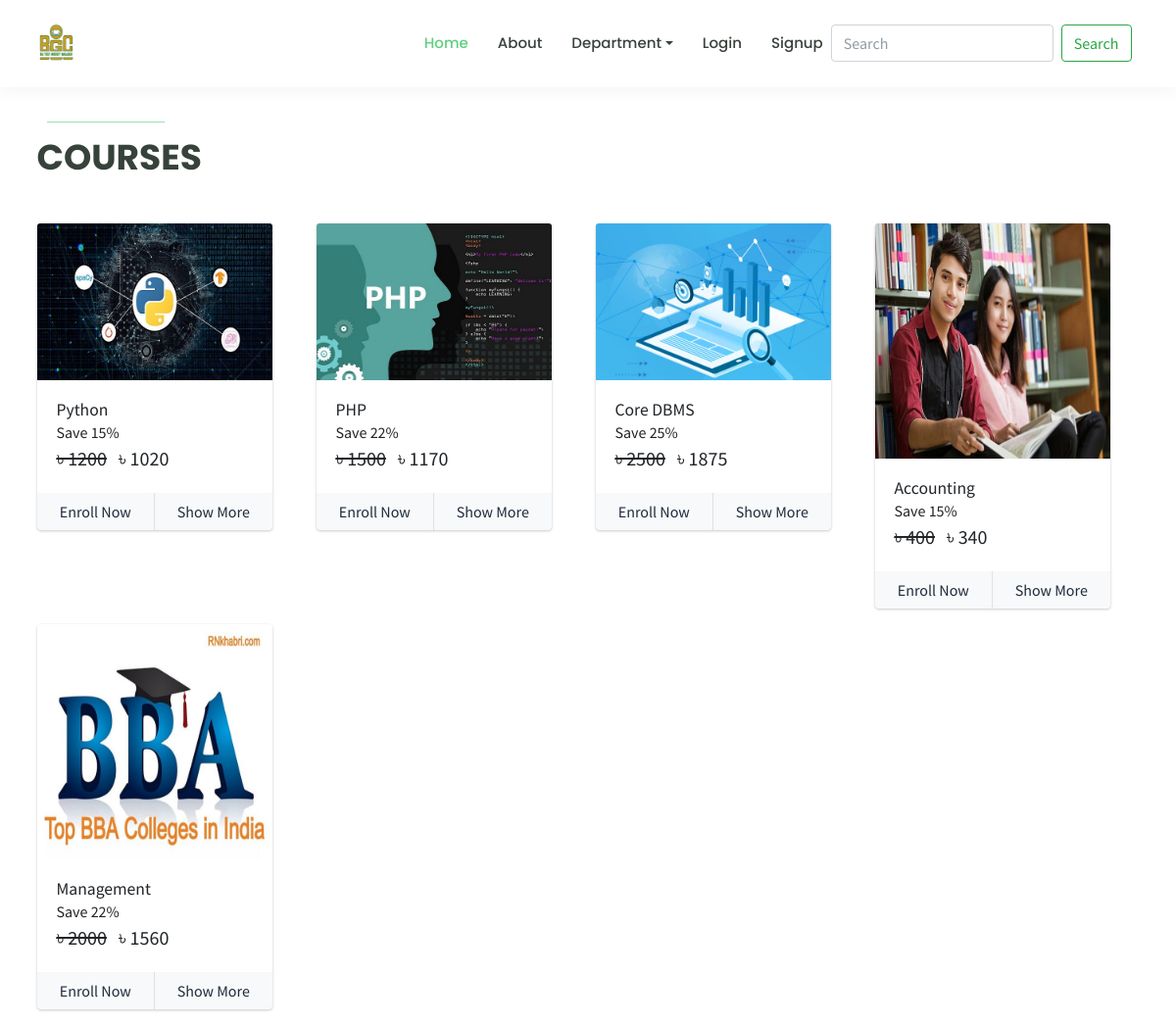
The page /course on the database its author committed.
### courses/models/course.py (models this page shows, shortened)
class Course(models.Model):
    name = models.CharField(max_length = 50 , null = False)
    slug = models.CharField(max_length = 50 , null = False , unique = True)
    category = models.CharField(choices=CATEGORY_CHOICES,max_length=12)
    subCategory = models.CharField(max_length=100)
    description = models.CharField(max_length = 200 , null = True)
    price = models.IntegerField(null=False)
    discount = models.IntegerField(null=False , default = 0)
    active = models.BooleanField(default = False)
    thumbnail = models.ImageField(upload_to = "files/thumbnail")
    date = models.DateTimeField(auto_now_add= True)
    resource = models.FileField(upload_to = "files/resource")
    length = models.IntegerField(null=False)

### courses/views/homepage.py (the view)
# urls.py: path('course',course,name='course'),
def course(request):
    query = Course.objects.all()
    return render(request,'courses/course.html',{'courses':query})

### courses/templatetags/course_custom_tags.py (called while the page is built, shortened)
@register.simple_tag
def cal_sellprice(price , discount):
    if discount is None or discount is 0:
        return price
    sellprice = price
    sellprice = price - ( price * discount * 0.01 )
    return math.floor(sellprice)

@register.filter
def rupee(price):
    return f'৳ {price}'

@register.simple_tag
def is_enrolled(request , course):
    user = None
    if not request.user.is_authenticated:
        return False

### courses/templates/courses/course.html (shortened to what this page needs)
{% extends 'courses/base.html' %}
{% load course_custom_tags %}
{%block content%}
<br><br><br><br><br>
 <div class="container" data-aos="fade-up">
        <div class="section-title">
          <h2></h2>
          <p> Courses</p>
        </div>
        <div class="row">
        {% for course in courses %}
        <div class="col-3">
            <div class="card mr-2" style="width: 15rem;">
                <img class="card-img-top" src="{{course.thumbnail.url}}" alt="Card image cap"'>
                <div class="card-body">
                    <h5 class="card-title">{{course.name}}</h5>
                    <p class="card-text m-0 p-0">
                        Save {{course.discount}}%
                        <br>
                        <span class="price">
                            <del>{{course.price|rupee}}</del>
                            <span>{% cal_sellprice course.price course.discount as value %} {{value|rupee}}</span>
                        </span>
                    </p>
                </div>
                <div class="card-footer p-0">
                    {% is_enrolled request course as enrolled %}
                    <div class="row no-gutters">
                        {% if enrolled %}
                        <div class="col border-right">
                            <a href="/course/{{course.slug}}" class="btn btn-light btn-block">Start Course</a>
                        </div>
                        {% else %}
                        <div class="col border-right">
                            <a href="/check-out/{{course.slug}}" class="btn btn-light btn-block">Enroll Now</a>
                        </div>
                        <div class="col">
                            <a href="/course/{{course.slug}}" class="btn btn-light  btn-block">Show More</a>
                        </div>
                        {% endif %}
                    </div>
                </div>
            </div>
        </div>
        {% endfor %}
    </div>
      </div>
{%endblock%}

### courses/templates/courses/base.html (shortened to what this page needs)
<!doctype html>
{% load static %}
<html lang="en">
  <head>
  <link rel="stylesheet" href="https://pro.fontawesome.com/releases/v5.10.0/css/all.css"/>
  <link rel="stylesheet" href="https://code.ionicframework.com/ionicons/2.0.1/css/ionicons.min.css">
    <link rel="stylesheet" href="https://maxcdn.bootstrapcdn.com/bootstrap/4.0.0/css/bootstrap.min.css">
  <link href="{% static 'assets/vendor/animate.css/animate.min.css' %}" rel="stylesheet">
  <link href="{% static 'assets/vendor/aos/aos.css' %}" rel="stylesheet">
  <link href="{% static 'assets/vendor/bootstrap/css/bootstrap.min.css' %}" rel="stylesheet">
  <link href="{% static 'assets/vendor/bootstrap-icons/bootstrap-icons.css' %}" rel="stylesheet">
  <link href="{% static 'assets/vendor/boxicons/css/boxicons.min.css' %}" rel="stylesheet">
  <link href="{% static 'assets/vendor/remixicon/remixicon.css' %}" rel="stylesheet">
  <link href="{% static 'assets/vendor/swiper/swiper-bundle.min.css' %}" rel="stylesheet">
  <link href="{% static 'assets/css/style.css' %}" rel="stylesheet">
    <link rel="stylesheet" href="{% static 'courses/css/adminlte.min.css' %}">
    <link rel="stylesheet" href="{% static 'courses/css/common.css'%}">
  </head>
  <body>
  <header id="header" class="fixed-top">
    <div class="container d-flex align-items-center">
       <a href="/" class="logo me-auto"><img src="{% static 'assets/img/bgc.png' %}" alt="" class="img-fluid"></a>
      {% include "courses/navbar.html" %}
    </div>
  </header>
    {% block content %}
    {% endblock %}
  </body>
</html>

### courses/templates/courses/navbar.html (shortened to what this page needs)
<nav id="navbar" class="navbar order-last order-lg-0 ">
        <ul>
          <li><a class="active" href="{% url 'home' %}">Home</a></li>
          <li><a href="#">About</a></li>
          <li class="nav-item">
          <li class="nav-item dropdown">
             <a class="nav-link dropdown-toggle" href="#" id="electronicsDropdown" role="button" data-bs-toggle="dropdown" aria-expanded="false">
               Department
             </a>
          </li>
            </li>
           {% if request.user.is_authenticated %}
              <li class="nav-item">
                <a class="nav-link" href="/my-courses">My Courses</a>
              </li>
              <li class="nav-item">
                <a class="nav-link" href="/logout">Logout</a>
              </li>
              {% else %}
            <li class="nav-item">
              <a class="/login" href="/login">Login</a>
            </li>
            <li class="nav-item">
              <a class="/signup" href="/signup">Signup</a>
            </li>
            {% endif %}
          <li> <form class="d-flex" method='get' action='/search'>
                 <input class="form-control me-2 ml-2" type="search" placeholder="Search" aria-label="Search" name='query' id='query'>
                 <button class="btn btn-outline-success" type="submit">Search</button>
               </form>
          </li>
        </ul>
      </nav>

### courses/static/assets/css/style.css (style rules this page uses)
body { font-family: "Open Sans", sans-serif; color: #444444; }
a { color: #5fcf80; text-decoration: none; }
h1, h2, h3, h4, h5, h6 { font-family: "Raleway", sans-serif; }
#header { background: #fff; transition: all 0.5s; z-index: 997; padding: 15px 0; box-shadow: 0px 0 18px rgba(55, 66, 59, 0.08); }
#header .logo { font-size: 30px; margin: 0; padding: 0; line-height: 1; font-weight: 600; letter-spacing: 1px; text-transform: uppercase; font-family: "Poppins", sans-serif; }
#header .logo img { max-height: 40px; }
.navbar { padding: 0; }
.navbar ul { margin: 0; padding: 0; display: flex; list-style: none; align-items: center; }
.navbar li { position: relative; }
.navbar a { display: flex; align-items: center; justify-content: space-between; padding: 10px 0 10px 30px; font-family: "Poppins", sans-serif; font-size: 15px; font-weight: 500; color: #37423b; white-space: nowrap; transition: 0.3s; }
.navbar a:hover, .navbar .active, .navbar li:hover > a { color: #5fcf80; }
.section-title { padding-bottom: 40px; }
.section-title h2 { font-size: 14px; font-weight: 500; padding: 0; line-height: 1px; margin: 0 0 5px 0; letter-spacing: 2px; text-transform: uppercase; color: #aaaaaa; font-family: "Poppins", sans-serif; }
.section-title h2::after { content: ""; width: 120px; height: 1px; display: inline-block; background: #9ae1af; margin: 4px 10px; }
.section-title p { margin: 0; margin: 0; font-size: 36px; font-weight: 700; text-transform: uppercase; font-family: "Poppins", sans-serif; color: #37423b; }

### courses/static/courses/css/common.css (style rules this page uses)
.price { font-size: 20px; }

### rows shown on the page
Course: thumbnail (picture), name "Python", discount "15", price "৳ 1200", value "৳ 1020"
Course: thumbnail (picture), name "PHP", discount "22", price "৳ 1500", value "৳ 1170"
Course: thumbnail (picture), name "Core DBMS", discount "25", price "৳ 2500", value "৳ 1875"
Course: thumbnail (picture), name "Accounting", discount "15", price "৳ 400", value "৳ 340"
Course: thumbnail (picture), name "Management", discount "22", price "৳ 2000", value "৳ 1560"
